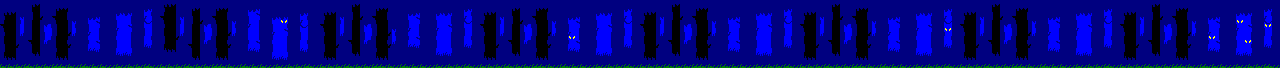

This is a level from a 2D game, rendered from its Tiled map with the project's own tilesets. A one-line summary and the map file follow, with tile-layer data summarised:
An orthogonal 320x17 tile map with 4x4 px tiles, 1 tile layer (Capa de Patrones 1), 4 tilesets.

<map version="1.0" orientation="orthogonal" renderorder="right-down" width="320" height="17" tilewidth="4" tileheight="4" nextobjectid="1">
 <tileset firstgid="1" name="tileset0" tilewidth="4" tileheight="4" tilecount="16" columns="4">
  <image source="tileset0.png" width="16" height="16" />
 </tileset>
 <tileset firstgid="17" name="tileset1" tilewidth="4" tileheight="4" tilecount="16" columns="4">
  <image source="tileset1.png" width="16" height="16" />
 </tileset>
 <tileset firstgid="33" name="tileset2" tilewidth="4" tileheight="4" tilecount="16" columns="4">
  <image source="tileset2.png" width="16" height="16" />
 </tileset>
 <tileset firstgid="49" name="tileset3" tilewidth="4" tileheight="4" tilecount="16" columns="4">
  <image source="tileset3.png" width="16" height="16" />
 </tileset>
 <layer name="Capa de Patrones 1" width="320" height="17">
  <data>[5440 cells, 5440 non-empty, 32 distinct tile ids]</data>
 </layer>
</map>
